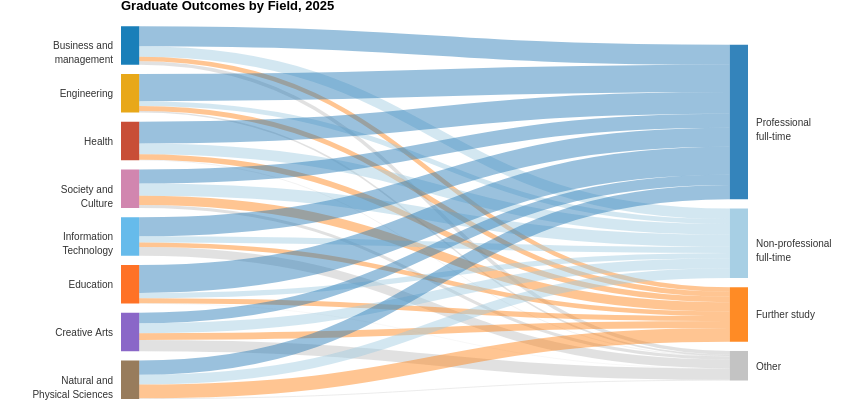

Write the Vega-Lite specification saved for this chart.
### Vega specification from a JSON file in a GitHub repository (floating-point values rounded to 4 significant figures)
{"$schema": "https://vega.github.io/schema/vega/v5.json", "width": 627, "height": 382, "title": {"text": "Graduate Outcomes by Field, 2025", "anchor": "start", "frame": "group"}, "signals": [{"name": "standardGap", "value": 3, "description": "Gap between boxes, as % of the tallest stack"}, {"name": "base", "value": "center", "description": "Stack offset: center or zero"}, {"name": "fieldFilter", "value": "All"}], "data": [{"name": "nodes", "values": [{"category": "Business and management", "wrapped": "Business and|management", "stack": 1, "sort": 1, "labels": "left", "gap": 0}, {"category": "Engineering", "wrapped": "Engineering", "stack": 1, "sort": 2, "labels": "left", "gap": 0}, {"category": "Health", "wrapped": "Health", "stack": 1, "sort": 3, "labels": "left", "gap": 0}, {"category": "Society and Culture", "wrapped": "Society and|Culture", "stack": 1, "sort": 4, "labels": "left", "gap": 0}, {"category": "Information Technology", "wrapped": "Information|Technology", "stack": 1, "sort": 5, "labels": "left", "gap": 0}, {"category": "Education", "wrapped": "Education", "stack": 1, "sort": 6, "labels": "left", "gap": 0}, {"category": "Creative Arts", "wrapped": "Creative Arts", "stack": 1, "sort": 7, "labels": "left", "gap": 0}, {"category": "Natural and Physical Sciences", "wrapped": "Natural and|Physical Sciences", "stack": 1, "sort": 8, "labels": "left", "gap": 0}, {"category": "Professional full-time", "wrapped": "Professional|full-time", "stack": 2, "sort": 1, "labels": "right", "gap": 0}, {"category": "Non-professional full-time", "wrapped": "Non-professional|full-time", "stack": 2, "sort": 2, "labels": "right", "gap": 0}, {"category": "Further study", "wrapped": "Further study", "stack": 2, "sort": 3, "labels": "right", "gap": 0}, {"category": "Other", "wrapped": "Other", "stack": 2, "sort": 4, "labels": "right", "gap": 0}]}, {"name": "wide", "values": [{"source": "Business and management", "Professional full-time": 52.19, "Non-professional full-time": 27.01, "Further study": 11.6, "Other": 9.2}, {"source": "Engineering", "Professional full-time": 70.56, "Non-professional full-time": 12.84, "Further study": 12.7, "Other": 3.9}, {"source": "Health", "Professional full-time": 56.26, "Non-professional full-time": 27.96, "Further study": 14.63, "Other": 1.15}, {"source": "Society and Culture", "Professional full-time": 36.58, "Non-professional full-time": 31.42, "Further study": 23.9, "Other": 8.1}, {"source": "Information Technology", "Professional full-time": 49.5, "Non-professional full-time": 15.8, "Further study": 12.0, "Other": 22.7}, {"source": "Education", "Professional full-time": 72.41, "Non-professional full-time": 13.79, "Further study": 13.2, "Other": 0.6}, {"source": "Creative Arts", "Professional full-time": 27.03, "Non-professional full-time": 25.97, "Further study": 17.6, "Other": 29.4}, {"source": "Natural and Physical Sciences", "Professional full-time": 37.07, "Non-professional full-time": 25.33, "Further study": 35.9, "Other": 1.7}], "transform": [{"type": "filter", "expr": "fieldFilter === 'All' || datum.source === fieldFilter"}]}, {"name": "links", "source": "wide", "transform": [{"type": "fold", "fields": ["Professional full-time", "Non-professional full-time", "Further study", "Other"], "as": ["destination", "value"]}]}, {"name": "stacks", "source": "links", "transform": [{"type": "formula", "as": "end", "expr": "['source','destination']"}, {"type": "formula", "as": "name", "expr": "[datum.source, datum.destination]"}, {"type": "project", "fields": ["end", "name", "value"]}, {"type": "flatten", "fields": ["end", "name"]}, {"type": "lookup", "from": "nodes", "key": "category", "values": ["stack", "sort", "gap", "labels"], "fields": ["name"], "as": ["stack", "sort", "gap", "labels"]}, {"type": "aggregate", "fields": ["value", "stack", "sort", "gap", "labels"], "groupby": ["end", "name"], "ops": ["sum", "max", "max", "max", "max"], "as": ["value", "stack", "sort", "gap", "labels"]}, {"type": "aggregate", "fields": ["value", "stack", "sort", "gap", "labels"], "groupby": ["name"], "ops": ["max", "max", "max", "max", "max"], "as": ["value", "stack", "sort", "gap", "labels"]}]}, {"name": "maxValue", "source": "stacks", "transform": [{"type": "aggregate", "fields": ["value"], "groupby": ["stack"], "ops": ["sum"], "as": ["value"]}, {"type": "aggregate", "fields": ["value"], "ops": ["max"], "as": ["value"]}]}, {"name": "plottedStacks", "source": "stacks", "transform": [{"type": "formula", "as": "spacer", "expr": "(data('maxValue')[0].value/100)*(standardGap+datum.gap)"}, {"type": "formula", "as": "type", "expr": "['data','spacer']"}, {"type": "formula", "as": "spacedValue", "expr": "[datum.value, datum.spacer]"}, {"type": "flatten", "fields": ["type", "spacedValue"]}, {"type": "stack", "groupby": ["stack"], "sort": {"field": "sort", "order": "descending"}, "field": "spacedValue", "offset": {"signal": "base"}}, {"type": "formula", "expr": "(datum.value/2)+datum.y0", "as": "yc"}]}, {"name": "finalTable", "source": "plottedStacks", "transform": [{"type": "filter", "expr": "datum.type == 'data'"}, {"type": "lookup", "from": "nodes", "key": "category", "values": ["wrapped"], "fields": ["name"], "as": ["wrapped"]}]}, {"name": "linkTable", "source": "links", "transform": [{"type": "lookup", "from": "finalTable", "key": "name", "values": ["y0", "y1", "stack", "sort"], "fields": ["source"], "as": ["sourceStacky0", "sourceStacky1", "sourceStack", "sourceSort"]}, {"type": "lookup", "from": "finalTable", "key": "name", "values": ["y0", "y1", "stack", "sort"], "fields": ["destination"], "as": ["destinationStacky0", "destinationStacky1", "destinationStack", "destinationSort"]}, {"type": "stack", "groupby": ["source"], "sort": {"field": "destinationSort", "order": "descending"}, "field": "value", "offset": "zero", "as": ["syi0", "syi1"]}, {"type": "formula", "expr": "datum.syi0+datum.sourceStacky0", "as": "sy0"}, {"type": "stack", "groupby": ["destination"], "sort": {"field": "sourceSort", "order": "descending"}, "field": "value", "offset": "zero", "as": ["dyi0", "dyi1"]}, {"type": "formula", "expr": "datum.dyi0+datum.destinationStacky0", "as": "dy0"}, {"type": "formula", "expr": "(datum.value/2)+datum.sy0", "as": "syc"}, {"type": "formula", "expr": "(datum.value/2)+datum.dy0", "as": "dyc"}, {"type": "linkpath", "orient": "horizontal", "shape": "diagonal", "sourceY": {"expr": "scale('y', datum.syc)"}, "sourceX": {"expr": "scale('x', toNumber(datum.sourceStack)) + bandwidth('x')"}, "targetY": {"expr": "scale('y', datum.dyc)"}, "targetX": {"expr": "scale('x', datum.destinationStack)"}}, {"type": "formula", "expr": "range('y')[0]-scale('y', datum.value)", "as": "strokeWidth"}]}], "scales": [{"name": "x", "type": "band", "range": "width", "domain": {"data": "finalTable", "field": "stack"}, "paddingInner": 0.97}, {"name": "y", "type": "linear", "range": "height", "domain": {"data": "plottedStacks", "field": "y1"}, "zero": true}, {"name": "fieldColor", "type": "ordinal", "domain": ["Business and management", "Engineering", "Health", "Society and Culture", "Information Technology", "Education", "Creative Arts", "Natural and Physical Sciences"], "range": ["#0072B2", "#E69F00", "#C23B22", "#CC79A7", "#56B4E9", "#ff630f", "#7E57C2", "#8D6E4B"]}, {"name": "color", "type": "ordinal", "domain": ["Professional full-time", "Non-professional full-time", "Further study", "Other"], "range": ["#1f77b4", "#9ecae1", "#ff7f0e", "#bdbdbd"]}], "marks": [{"type": "rect", "from": {"data": "finalTable"}, "encode": {"update": {"x": {"scale": "x", "field": "stack"}, "width": {"scale": "x", "band": 1}, "y": {"scale": "y", "field": "y0"}, "y2": {"scale": "y", "field": "y1"}, "fill": {"signal": "datum.stack == 1 ? scale('fieldColor', datum.name) : scale('color', datum.name)"}, "fillOpacity": {"value": 0.9}, "tooltip": {"signal": "{'Name': datum.name}"}}, "hover": {"fillOpacity": {"value": 1}}}}, {"type": "path", "name": "linkPaths", "from": {"data": "linkTable"}, "clip": true, "encode": {"update": {"path": {"field": "path"}, "strokeWidth": {"field": "strokeWidth"}, "stroke": {"field": "destination", "scale": "color"}, "strokeOpacity": {"value": 0.45}, "tooltip": {"signal": "{'Field': datum.source, 'Outcome': datum.destination, 'Share of graduates': format(datum.value, '.1f') + '%'}"}}, "hover": {"strokeOpacity": {"value": 0.85}}}}, {"type": "text", "from": {"data": "finalTable"}, "encode": {"update": {"x": {"signal": "datum.labels == 'left' ? scale('x', datum.stack) - 8 : scale('x', datum.stack) + bandwidth('x') + 8"}, "y": {"signal": "scale('y', datum.yc)"}, "text": {"signal": "split(datum.wrapped, '|')"}, "lineHeight": {"value": 14}, "align": {"signal": "datum.labels == 'left' ? 'right' : 'left'"}, "baseline": {"value": "middle"}, "font": {"value": "Source Sans 3"}, "fontSize": {"value": 12}, "fill": {"value": "#333333"}}}}]}
